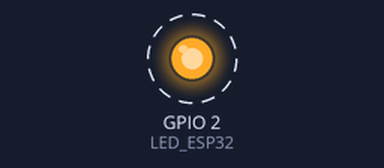
Simulated run of this sketch. Board: ESP32. Shown: output pins drawn as LEDs (lit = HIGH). Dashed ring = blinking.

Above: at 0.5 s.
Timing chart, 0 to 4.6 s (numbered marks = the images above):
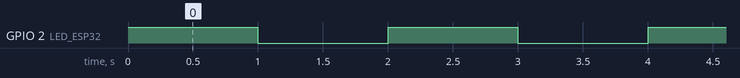

The sketch:

led.ino
```cpp
/************************************************
 * RoboCore - Blink IoT DevKit
 *
 * Codigo que faz o LED interno da ESP32
 * piscar com intervalos de 1 segundo
 ***********************************************/

//Declaracao da variavel do pino do LED
const int LED_ESP32 = 2;

void setup() {

  //Declaracao do pino como saida
  pinMode(LED_ESP32, OUTPUT);

}

void loop() {

  //Acende o LED durante 1 segundo
  digitalWrite(LED_ESP32, HIGH);
  delay(1000);

  //Apaga o LED durante 1 segundo
  digitalWrite(LED_ESP32, LOW);
  delay(1000);

}
```

Measured:
- by itself, GPIO 2 (LED_ESP32): alternates HIGH for 1.0 s and LOW for 1.0 s
